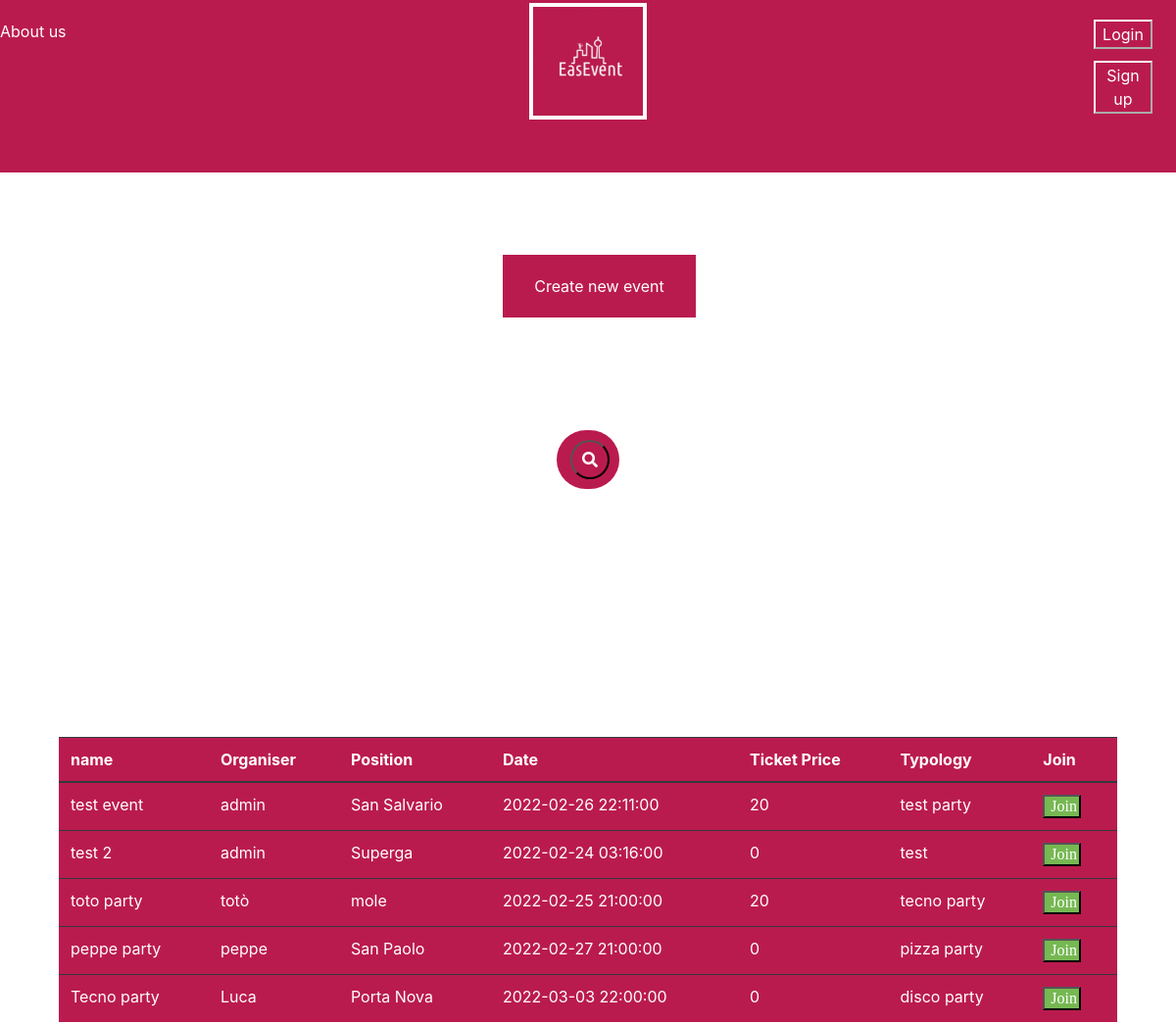
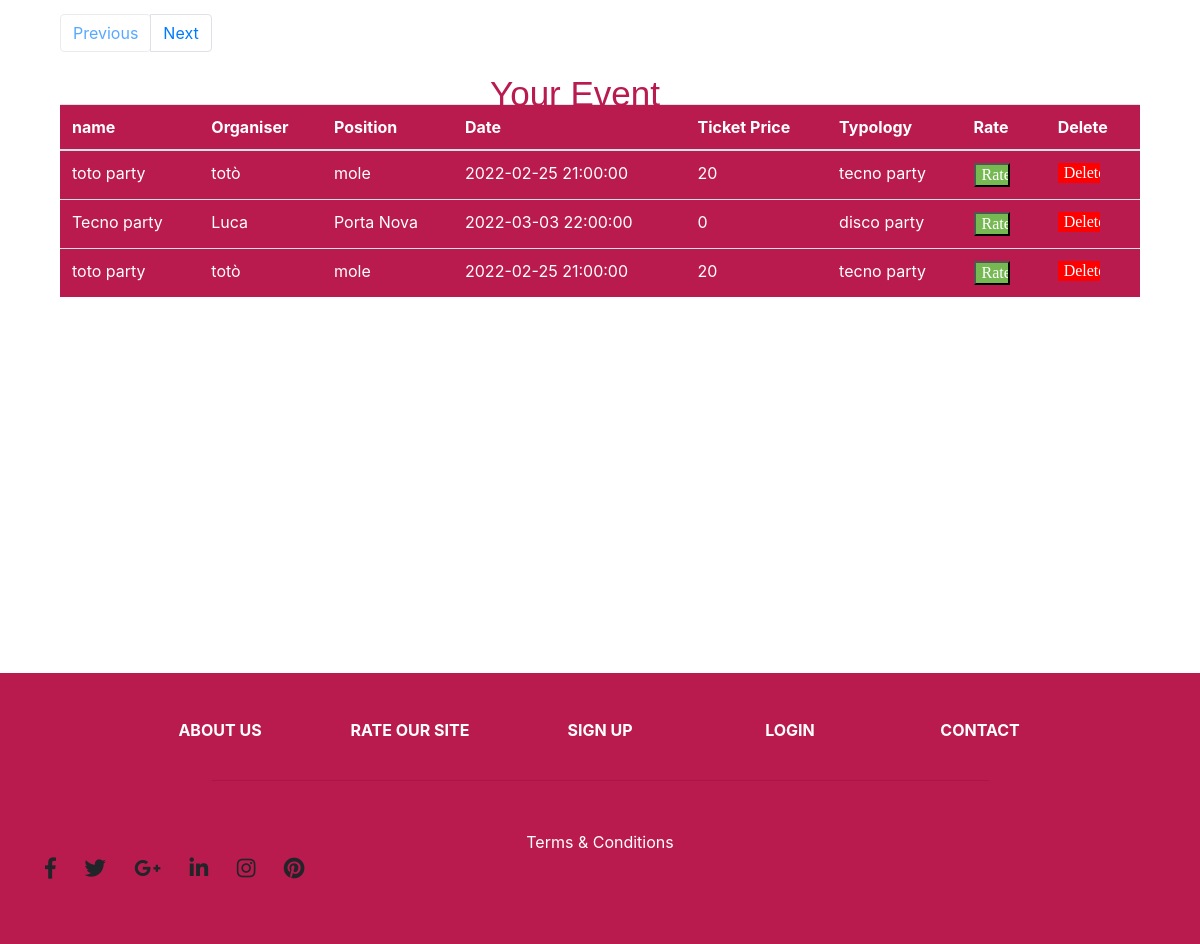
The page / on the database its author committed (2 pictures, top to bottom).
### tables this page shows
CREATE TABLE event (
	"Number" INTEGER NOT NULL, 
	"Name" VARCHAR(20) NOT NULL, 
	"Organiser" VARCHAR(20) NOT NULL, 
	"Position" VARCHAR(20) NOT NULL, 
	"Date" DATETIME NOT NULL, 
	"Number_of_entrance" INTEGER NOT NULL, 
	"Ticket_price" INTEGER, 
	"Typology" VARCHAR(20), 
	PRIMARY KEY ("Number"), 
	FOREIGN KEY("Position") REFERENCES position ("Zone")
);

CREATE TABLE join__event (
	id INTEGER NOT NULL, 
	"Email" VARCHAR(100), 
	"Name" VARCHAR(20) NOT NULL, 
	"Organiser" VARCHAR(20) NOT NULL, 
	"Position" VARCHAR(20) NOT NULL, 
	"Date" DATETIME NOT NULL, 
	"Number_of_entrance" INTEGER NOT NULL, 
	"Ticket_price" INTEGER, 
	"Typology" VARCHAR(20), 
	PRIMARY KEY (id), 
	FOREIGN KEY("Position") REFERENCES position ("Zone")
);

### app.py (the view, shortened to what this page needs)
@app.route('/', methods=['GET', 'POST'], defaults={"page": 1})
@app.route('/<int:page>', methods=['GET', 'POST'])
def index(page):
    from model import Event, join_Event
    form = JoinForm()
    page = page
    pages = 5
    event = Event.query.paginate(page, pages, error_out=False)
    joined_Event = join_Event.query.all()
    return render_template('homepage/index.html', event=event, joined_Event= joined_Event)

### form.py
class JoinForm(FlaskForm):
    email = EmailField(validators=[DataRequired(), Email()],render_kw={"placeholder": "Enter your email here"})
    submit = SubmitField("Join Event")

### templates/homepage/index.html (shortened to what this page needs)
<link href="//maxcdn.bootstrapcdn.com/bootstrap/4.1.1/css/bootstrap.min.css" rel="stylesheet" id="bootstrap-css">
<!DOCTYPE html>
<html>
  <head>
    <link rel="stylesheet" href="https://stackpath.bootstrapcdn.com/bootstrap/4.1.3/css/bootstrap.min.css">
    <link rel="stylesheet" href="https://use.fontawesome.com/releases/v5.5.0/css/all.css">
    <link rel= "stylesheet" type= "text/css" href= "{{ url_for('static',filename='home/style.css') }}">
  </head>
  <header>
      <div class="uplogo">
          <img class="logo" src="/static/login/logo.png" alt="img" width="10%">
      </div>
      <div>
          <a class="aboutus" href="/aboutus" style="color: white;" >About us</a>
      </div>
      <button onclick="window.location.href='/login'" style="color: #FFFFFF;background-color: #BA1B4E; border-color:white;position: relative;margin-left: 93%; margin-top: -2%;width: 5%">Login</button>
      <button onclick="window.location.href='/signup'" style="color: #FFFFFF;background-color: #BA1B4E; border-color:white;position: relative;margin-left: 93%; margin-top: 1%;width: 5%">Sign up</button>
  </header>
  <body>
    <div class="container h-100">
<a href="/loginfornewevent"  class="button">Create new event</a>
      <form action="/" method="post" autocomplete="off">
      <div class="d-flex justify-content-center h-100">
        <div class="searchbar">
          <input class="search_input" type="text" name="tag" id="tag" placeholder="Search...">
            <p class="mb-0">Search for the Via or Zone</p>
          <button onclick="func()"  style="background: #BA1B4E;color: #fff;cursor: pointer;" class="search_icon" type="submit"><i class="fas fa-search"></i></button>
        </div>
      </div>
      </form>
    </div>
<div class="row" >
<div class="col" id="show_table">
  <table class="table table-dark" >
  <thead>
    <tr>
      <th scope="col">name</th>
      <th scope="col">Organiser</th>
      <th scope="col">Position</th>
      <th scope="col">Date</th>
      <th scope="col">Ticket Price</th>
      <th scope="col">Typology</th>
      <th scope="col">Join</th>
    </tr>
  </thead>
  <tbody>
  {%if empty%}
  <tr>
    <td colspan="7" align="center">{{empty}}</td>
  </tr>
  {%else%}
  {% for event in event.items %}
    <tr>
        <td>{{ event.Name }}</td>
        <td>{{ event.Organiser }}</td>
        <td>{{ event.Position }}</td>
        <td>{{ event.Date }}</td>
        <td>{{ event.Ticket_price }}</td>
        <td>{{ event.Typology }}</td>
        {% if event.Ticket_price == 0 %}
        <td> <input type="button" onclick="window.location.href='/join/{{event.Number}}'"  class="button-join-table" value="Join"  /> </td>
        {% else %}
        <td> <input type="button" onclick="window.location.href='/joinpayment/{{event.Number}}'"  class="button-join-table" value="Join"  /> </td>
        {% endif %}
    </tr>
  {% endfor %}
  {%endif%}
  </tbody>
 </table>
<nav aria-label="Page navigation example">
                <ul class="pagination">
                    {% if event.has_prev %}
                      <li class="page-item"> <a class="page-link" href="{{ url_for('index', page=event.prev_num) }}">Previous</a></li>
                    {% else %}
                      <li class="page-item"><a class="page-link btn disabled" href="#">Previous</a></li>
                    {% endif %}
                    {% if event.has_next %}
                      <li class="page-item"> <a class="page-link" href="{{ url_for('index', page=event.next_num) }}">Next</a></li>
                    {% else %}
                      <li class="page-item"><a class="page-link btn disabled" href="#">Next</a></li>
                    {% endif %}
                </ul>
    </nav>
</div>
</div>
  <p class="mb-1">Your Event</p>
<div>
  <table class="table table-dark-2" style="color: white">
  <thead>
    <tr>
      <th scope="col">name</th>
      <th scope="col">Organiser</th>
      <th scope="col">Position</th>
      <th scope="col">Date</th>
      <th scope="col">Ticket Price</th>
      <th scope="col">Typology</th>
      <th scope="col">Rate</th>
      <th scope="col">Delete</th>
    </tr>
  </thead>
  <tbody>
     {% for event in joined_Event %}
    <tr>
        <td>{{event.Name}}</td>
        <td>{{event.Organiser}}</td>
        <td>{{event.Position}}</td>
        <td>{{event.Date}}</td>
        <td>{{event.Ticket_price}}</td>
        <td>{{event.Typology}}</td>
        <td> <input type="button" onclick="window.location.href='/rate'" href="#"   class="button-join-table" value="Rate" /></td>
        <td> <input type="button" onclick="window.location.href='/delete/{{ event.id }}'" class="button-join-table1" value="Delete" /></td>
    </tr>
   {% endfor %}
  </tbody>
 </table>
</div>
<br>
<br>
<br>
<br>
<br>
<br>
<br>
<br>
<br>
<br>
<br>
<br>
<br>
<br>
<br>
<footer class="page-footer font-small indigo">
  <div class="container">
    <div class="row text-center d-flex justify-content-center pt-5 mb-3">
      <div class="col-md-2 mb-3">
        <h6 class="text-uppercase font-weight-bold">
          <a href="/aboutus" style="color: white">About us</a>
        </h6>
      </div>
      <div class="col-md-2 mb-3">
        <h6 class="text-uppercase font-weight-bold">
          <a href="/rateus"style="color: white">Rate our site</a>
        </h6>
      </div>
      <div class="col-md-2 mb-3">
        <h6 class="text-uppercase font-weight-bold">
          <a href="/signup" style="color: white">Sign Up</a>
        </h6>
      </div>
      <div class="col-md-2 mb-3">
        <h6 class="text-uppercase font-weight-bold">
          <a href="/login" style="color: white">Login</a>
        </h6>
      </div>
      <div class="col-md-2 mb-3">
        <h6 class="text-uppercase font-weight-bold">
          <a href="/contact" style="color: white">Contact</a>
        </h6>
      </div>
    </div>
    <hr class="rgba-white-light" style="margin: 0 15%;">
    <div class="row d-flex text-center justify-content-center mb-md-0 mb-4">
      <div class="col-md-8 col-12 mt-5">
        <a href="/conditions" style="line-height: 1.7rem;color: #FFFFFF">Terms & Conditions</a>
      </div>
    </div>
    <div class="row pb-3">
      <div class="col-md-12">
        <div class="mb-5 flex-center">
          <a class="fb-ic">
            <i class="fab fa-facebook-f fa-lg white-text mr-4"> </i>
          </a>
          <a class="tw-ic">
            <i class="fab fa-twitter fa-lg white-text mr-4"> </i>
          </a>
          <a class="gplus-ic">
            <i class="fab fa-google-plus-g fa-lg white-text mr-4"> </i>
          </a>
          <a class="li-ic">
            <i class="fab fa-linkedin-in fa-lg white-text mr-4"> </i>
          </a>
          <a class="ins-ic">
            <i class="fab fa-instagram fa-lg white-text mr-4"> </i>
          </a>
          <a class="pin-ic">
            <i class="fab fa-pinterest fa-lg white-text"> </i>
          </a>
        </div>
      </div>
    </div>
  </div>
</footer>
  </body>
</html>

### static/home/style.css (style rules this page uses)
body,html { height: 100%; width: 100%; margin: 0; padding: 0; background: #ffff !important; }
header { background-color: #BA1B4E; height: 22%; }
.searchbar { margin-bottom: auto; margin-top: 175px; height: 60px; background-color: #BA1B4E; border-radius: 30px; padding: 10px; }
.search_input { color: white; border: 0; outline: 0; background: none; width: 0; caret-color:transparent; line-height: 40px; transition: width 0.4s linear; }
.search_input::placeholder { color: white; }
.uplogo { position: relative; width: auto; height: 20px; text-align: center; padding: 3px; }
.logo { border: 4px solid #ffff; }
.search_icon { height: 40px; width: 40px; float: right; display: flex; justify-content: center; align-items: center; border-radius: 50%; color:white; text-decoration:none; }
.mb-0 { position: absolute; font-family: "Berlin Sans FB Demi"; font-size: 35px; left: 39%; top: 47%; color: #BA1B4E; }
.button { position: relative; left: 42%; top: 8%; background-color: #BA1B4E; border: none; color: white; padding: 20px 32px; text-align: center; text-decoration: none; display: inline-block; font-size: 16px; margin: 4px 2px; cursor: pointer; }
.table-dark { width: 90%; background-color:#BA1B4E; position: center; margin-left: auto; margin-right: auto; margin-top: -20%; }
.button-join-table { width: 60%; background-color: #76b852; font-family: Amiri; color: white; position: center; margin-right: auto; margin-left: auto; }
.button-join-table1 { width: 60%; background-color: red; border: none; font-family: Amiri; color: white; position: center; margin-right: auto; margin-left: auto; }
.pagination { position: relative; margin-left: 5%; margin-right: auto; }
.mb-1 { position: absolute; font-family: 'Lucida Grande', 'Lucida Sans Unicode', 'Geneva', 'Verdana', sans-serif; font-size: 35px; right: 45%; top: auto; color: #BA1B4E; }
.table-dark-2 { width: 90%; background-color:#BA1B4E; position: center; margin-left: auto; margin-right: auto; margin-top: 3%; }
footer { background-color: #BA1B4E; }

### rows shown on the page
event: Name "test event", Organiser "admin", Position "San Salvario", Date "2022-02-26 22:11:00", Ticket_price "20", Typology "test party"
event: Name "test 2", Organiser "admin", Position "Superga", Date "2022-02-24 03:16:00", Ticket_price "0", Typology "test"
event: Name "toto party", Organiser "totò", Position "mole", Date "2022-02-25 21:00:00", Ticket_price "20", Typology "tecno party"
event: Name "peppe party", Organiser "peppe", Position "San Paolo", Date "2022-02-27 21:00:00", Ticket_price "0", Typology "pizza party"
event: Name "Tecno party", Organiser "Luca", Position "Porta Nova", Date "2022-03-03 22:00:00", Ticket_price "0", Typology "disco party"
join__event: Name "toto party", Organiser "totò", Position "mole", Date "2022-02-25 21:00:00", Ticket_price "20", Typology "tecno party"
join__event: Name "Tecno party", Organiser "Luca", Position "Porta Nova", Date "2022-03-03 22:00:00", Ticket_price "0", Typology "disco party"
join__event: Name "toto party", Organiser "totò", Position "mole", Date "2022-02-25 21:00:00", Ticket_price "20", Typology "tecno party"
